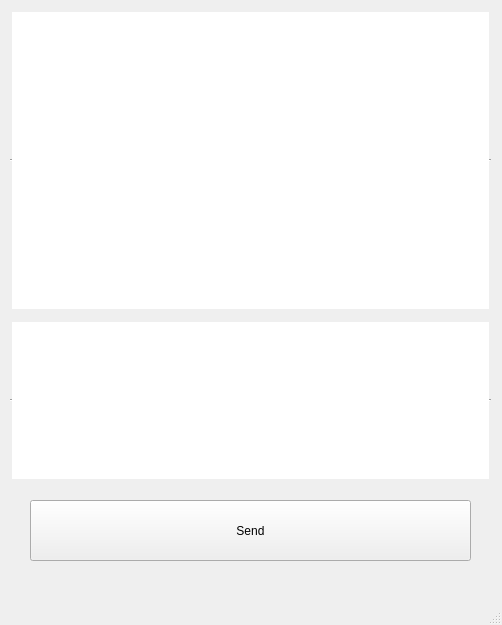
<?xml version="1.0" encoding="UTF-8"?>
<ui version="4.0">
 <class>MainWindow</class>
 <widget class="QMainWindow" name="MainWindow">
  <property name="geometry">
   <rect>
    <x>0</x>
    <y>0</y>
    <width>502</width>
    <height>625</height>
   </rect>
  </property>
  <property name="windowTitle">
   <string>Python Chat</string>
  </property>
  <property name="tabShape">
   <enum>QTabWidget::Rounded</enum>
  </property>
  <widget class="QWidget" name="centralwidget">
   <widget class="QTextBrowser" name="textBrowser">
    <property name="geometry">
     <rect>
      <x>10</x>
      <y>10</y>
      <width>481</width>
      <height>301</height>
     </rect>
    </property>
    <property name="frameShape">
     <enum>QFrame::HLine</enum>
    </property>
   </widget>
   <widget class="QTextEdit" name="sendText">
    <property name="geometry">
     <rect>
      <x>10</x>
      <y>320</y>
      <width>481</width>
      <height>161</height>
     </rect>
    </property>
    <property name="frameShape">
     <enum>QFrame::HLine</enum>
    </property>
   </widget>
   <widget class="QPushButton" name="sendButton">
    <property name="geometry">
     <rect>
      <x>30</x>
      <y>500</y>
      <width>441</width>
      <height>61</height>
     </rect>
    </property>
    <property name="text">
     <string>Send</string>
    </property>
   </widget>
  </widget>
  <widget class="QMenuBar" name="menubar">
   <property name="geometry">
    <rect>
     <x>0</x>
     <y>0</y>
     <width>502</width>
     <height>21</height>
    </rect>
   </property>
  </widget>
  <widget class="QStatusBar" name="statusbar"/>
 </widget>
 <resources/>
 <connections/>
</ui>
